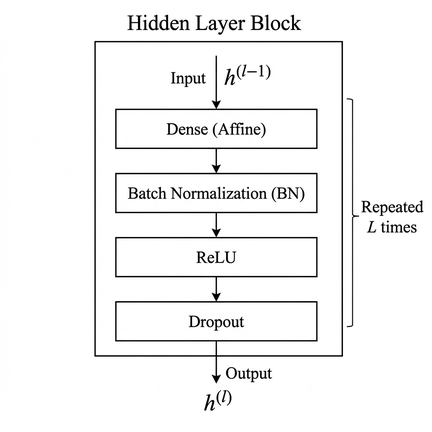
#> input picture artifacts/hidden_block.png, 432 x 432 px, shrunk from 1024 x 1024 before the run
$ python generate_framework_figure.py
#> lines starting #> are read from the running program, lines starting #| are printed output that depends on the picture
"""
Generate a combined framework figure:
  Left  — spherical MRTS basis functions φ₂–φ₇ on Mollweide globe maps
  Right — hidden_block.png (MLP block diagram)
  Theme — spatial prediction on S²
"""

from pathlib import Path

import matplotlib.gridspec as gridspec
import matplotlib.image as mpimg
import matplotlib.patches as mpatches
import matplotlib.pyplot as plt
import numpy as np
from scipy.linalg import eigh
from scipy.special import spence

# ── helpers ────────────────────────────────────────────────────────────────────


def li2(y):
    """Dilogarithm Li_2(y) = spence(1 - y)."""
    y = np.asarray(y, dtype=float)
    return spence(1.0 - np.clip(y, 1e-15, 1.0 - 1e-15))


def spherical_tps_kernel(cos_gamma):
    """Φ(s, s*) = Li_2(0.5 + cos(γ)/2) + 1 - π/6  (vectorised)."""
    return li2(0.5 + cos_gamma / 2.0) + 1.0 - np.pi / 6.0


# ── 1. knots uniformly on S² ───────────────────────────────────────────────────

np.random.seed(42)
m = 150
u_k = np.random.uniform(-1, 1, m)
phi_k = np.random.uniform(0, 2 * np.pi, m)
lat_k = np.arcsin(u_k)
lon_k = phi_k - np.pi

knot_cart = np.stack(
    [
        np.cos(lat_k) * np.cos(lon_k),
        np.cos(lat_k) * np.sin(lon_k),
        np.sin(lat_k),
    ],
    axis=1,
)  # (m, 3)

# ── 2. kernel matrix and Q K Q ─────────────────────────────────────────────────

cos_K = np.clip(knot_cart @ knot_cart.T, -1, 1)
K = spherical_tps_kernel(cos_K)

row_mean = K.mean(axis=1, keepdims=True)
col_mean = K.mean(axis=0, keepdims=True)
grand_mean = K.mean()
QKQ = K - row_mean - col_mean + grand_mean

# ── 3. eigendecomposition (descending) ─────────────────────────────────────────

eigvals, eigvecs = eigh(QKQ)
idx = np.argsort(eigvals)[::-1]
eigvals = eigvals[idx]
eigvecs = eigvecs[:, idx]

# ── 4. evaluate φ₂ … φ₇ on lat/lon grid ───────────────────────────────────────

n_lon, n_lat = 360, 180
lons_g = np.linspace(-np.pi, np.pi, n_lon)
lats_g = np.linspace(-np.pi / 2, np.pi / 2, n_lat)
lon_g, lat_g = np.meshgrid(lons_g, lats_g)

grid_cart = np.stack(
    [
        np.cos(lat_g.ravel()) * np.cos(lon_g.ravel()),
        np.cos(lat_g.ravel()) * np.sin(lon_g.ravel()),
        np.sin(lat_g.ravel()),
    ],
    axis=1,
)  # (N, 3)

cos_ks = np.clip(grid_cart @ knot_cart.T, -1, 1)
k_vec = spherical_tps_kernel(cos_ks)  # (N, m)
Konev = K.mean(axis=1)  # (m,)
diff = k_vec - Konev[None, :]  # (N, m)

# compute φ₁ … φ₆  (φ₁ = constant, captures global mean / linearity)
num_show = 6
basis_maps = np.zeros((n_lat, n_lon, num_show))
basis_maps[:, :, 0] = 1.0 / np.sqrt(m)  # φ₁: constant basis

for i in range(1, num_show):
    lam = eigvals[i - 1]
    if abs(lam) < 1e-12:
        continue
    vals = (diff @ eigvecs[:, i - 1]) / lam
    basis_maps[:, :, i] = vals.reshape(n_lat, n_lon)

# ── 5. build figure  (zen style) ───────────────────────────────────────────────

ARTIFACTS = Path(__file__).parent
hidden_img = mpimg.imread(ARTIFACTS / "hidden_block.png")
#> hidden_img is the input picture: shape (432, 432, 3) float32; mean R, G, B 0.956, 0.956, 0.956

# muted diverging palette
from matplotlib.colors import LinearSegmentedColormap

zen_colors = ["#4a7fb5", "#f7f4f0", "#c0504d"]  # steel-blue · off-white · muted-red
zen_cmap = LinearSegmentedColormap.from_list("zen", zen_colors, N=256)

plt.rcParams.update(
    {
        "font.family": "serif",
        "text.color": "#2e2e2e",
        "axes.titlesize": 11,
    }
)

fig = plt.figure(figsize=(14, 6.0))
fig.patch.set_facecolor("#fafaf8")  # warm off-white

outer = gridspec.GridSpec(
    1,
    2,
    figure=fig,
    width_ratios=[1.6, 1],
    wspace=0.0,
    left=0.02,
    right=0.97,
    top=0.86,
    bottom=0.12,
)

# ── left: 2×3 Mollweide maps ───────────────────────────────────────────────────
inner = gridspec.GridSpecFromSubplotSpec(
    2,
    3,
    subplot_spec=outer[0],
    hspace=0.28,
    wspace=0.04,
)

labels = [rf"$\phi_{i+1}$" for i in range(num_show)]

for i in range(num_show):
    ax = fig.add_subplot(inner[i // 3, i % 3], projection="mollweide")
    ax.set_facecolor("#fafaf8")
    bmap = basis_maps[:, :, i]
    vmax = np.percentile(np.abs(bmap), 99) or 1.0
    ax.pcolormesh(
        lons_g,
        lats_g,
        bmap,
        cmap=zen_cmap,
        vmin=-vmax,
        vmax=vmax,
        shading="auto",
        rasterized=True,
    )
    ax.set_title(labels[i], fontsize=12, pad=4, color="#2e2e2e")
    ax.set_xticklabels([])
    ax.set_yticklabels([])
    ax.grid(False)
    for spine in ax.spines.values():
        spine.set_visible(False)

# label below basis panel
fig.text(
    0.275,
    0.04,
    r"Spherical MRTS Basis Features  $\boldsymbol{\phi}(\mathbf{s})$",
    ha="center",
    fontsize=11,
    style="italic",
    color="#555555",
)

# ── right: MLP hidden block ────────────────────────────────────────────────────
ax_nn = fig.add_subplot(outer[1])
ax_nn.set_facecolor("#fafaf8")
ax_nn.imshow(hidden_img)
ax_nn.axis("off")

fig.text(
    0.775,
    0.04,
    r"Spatial Prediction  $\hat{y}(\mathbf{s}_0)$",
    ha="center",
    fontsize=11,
    style="italic",
    color="#555555",
)

# ── arrow + input label ────────────────────────────────────────────────────────
fig.add_artist(
    mpatches.FancyArrowPatch(
        (0.538, 0.47),
        (0.576, 0.47),
        transform=fig.transFigure,
        arrowstyle="-|>",
        color="#888888",
        lw=1.4,
        mutation_scale=14,
    )
)
fig.text(
    0.557,
    0.525,
    r"$\mathbf{u}(\mathbf{s}) = (\boldsymbol{\phi}(\mathbf{s})^\top,\ \mathbf{x}(\mathbf{s})^\top)^\top$",
    ha="center",
    fontsize=10,
    color="#2e2e2e",
)

# thin vertical divider
fig.add_artist(
    plt.matplotlib.lines.Line2D(
        [0.557, 0.557],
        [0.12, 0.88],
        transform=fig.transFigure,
        color="#cccccc",
        lw=0.8,
        linestyle="--",
    )
)

out_path = ARTIFACTS / "framework_overview.png"
fig.savefig(out_path, dpi=180, bbox_inches="tight", facecolor=fig.get_facecolor())
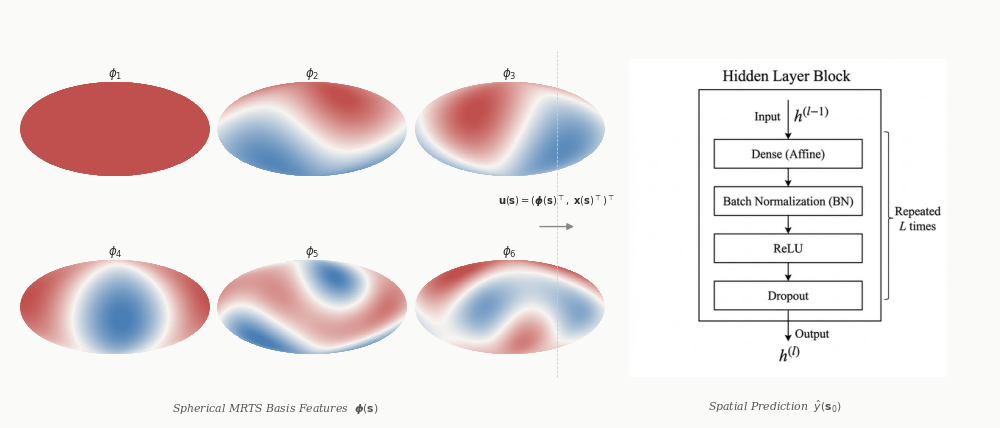
#> figure drawn by matplotlib, 7 panels
print(f"Saved → {out_path}")
